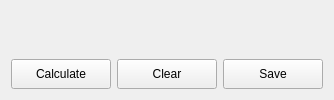
      <widget class="QWidget" name="page_5">
       <layout class="QVBoxLayout" name="verticalLayout_6">
        <item>
         <layout class="QVBoxLayout" name="vLayout_5_1"/>
        </item>
        <item>
         <layout class="QHBoxLayout" name="hLayout_5_1">
          <item alignment="Qt::AlignRight|Qt::AlignBottom">
           <widget class="QPushButton" name="calcButton">
            <property name="minimumSize">
             <size>
              <width>100</width>
              <height>30</height>
             </size>
            </property>
            <property name="maximumSize">
             <size>
              <width>100</width>
              <height>30</height>
             </size>
            </property>
            <property name="font">
             <font>
              <pointsize>9</pointsize>
             </font>
            </property>
            <property name="text">
             <string>Calculate</string>
            </property>
           </widget>
          </item>
          <item alignment="Qt::AlignHCenter|Qt::AlignBottom">
           <widget class="QPushButton" name="clearButton">
            <property name="minimumSize">
             <size>
              <width>100</width>
              <height>30</height>
             </size>
            </property>
            <property name="maximumSize">
             <size>
              <width>100</width>
              <height>30</height>
             </size>
            </property>
            <property name="font">
             <font>
              <pointsize>9</pointsize>
             </font>
            </property>
            <property name="text">
             <string>Clear</string>
            </property>
           </widget>
          </item>
          <item alignment="Qt::AlignLeft|Qt::AlignBottom">
           <widget class="QPushButton" name="saveButton">
            <property name="minimumSize">
             <size>
              <width>100</width>
              <height>30</height>
             </size>
            </property>
            <property name="maximumSize">
             <size>
              <width>100</width>
              <height>30</height>
             </size>
            </property>
            <property name="font">
             <font>
              <pointsize>9</pointsize>
             </font>
            </property>
            <property name="text">
             <string>Save</string>
            </property>
           </widget>
          </item>
         </layout>
        </item>
       </layout>
      </widget>
